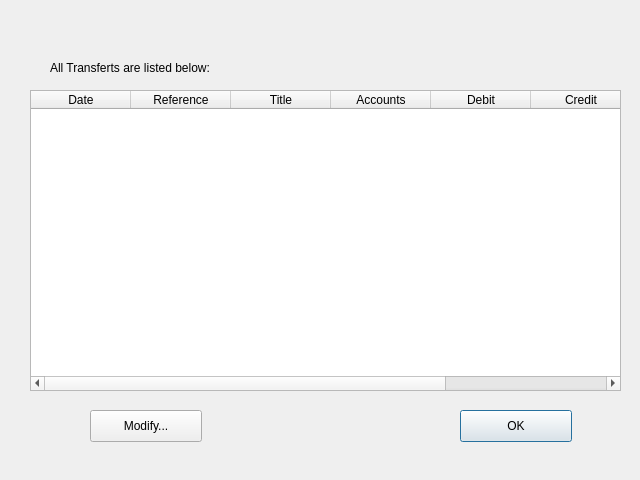
<?xml version="1.0" encoding="UTF-8"?>
<ui version="4.0">
 <class>ViewAllTransfert</class>
 <widget class="QDialog" name="ViewAllTransfert">
  <property name="geometry">
   <rect>
    <x>0</x>
    <y>0</y>
    <width>640</width>
    <height>480</height>
   </rect>
  </property>
  <property name="windowTitle">
   <string>Dialog</string>
  </property>
  <widget class="QTableWidget" name="tableWidget">
   <property name="geometry">
    <rect>
     <x>30</x>
     <y>90</y>
     <width>591</width>
     <height>301</height>
    </rect>
   </property>
   <column>
    <property name="text">
     <string>Date</string>
    </property>
   </column>
   <column>
    <property name="text">
     <string>Reference</string>
    </property>
   </column>
   <column>
    <property name="text">
     <string>Title</string>
    </property>
   </column>
   <column>
    <property name="text">
     <string>Accounts</string>
    </property>
   </column>
   <column>
    <property name="text">
     <string>Debit</string>
    </property>
   </column>
   <column>
    <property name="text">
     <string>Credit</string>
    </property>
   </column>
   <column>
    <property name="text">
     <string>ID</string>
    </property>
   </column>
  </widget>
  <widget class="QLabel" name="label">
   <property name="geometry">
    <rect>
     <x>50</x>
     <y>60</y>
     <width>201</width>
     <height>16</height>
    </rect>
   </property>
   <property name="text">
    <string>All Transferts are listed below: </string>
   </property>
  </widget>
  <widget class="QPushButton" name="pushButton">
   <property name="geometry">
    <rect>
     <x>460</x>
     <y>410</y>
     <width>112</width>
     <height>32</height>
    </rect>
   </property>
   <property name="text">
    <string>OK</string>
   </property>
  </widget>
  <widget class="QPushButton" name="pushButton_2">
   <property name="geometry">
    <rect>
     <x>90</x>
     <y>410</y>
     <width>112</width>
     <height>32</height>
    </rect>
   </property>
   <property name="text">
    <string>Modify...</string>
   </property>
  </widget>
 </widget>
 <resources/>
 <connections/>
</ui>
